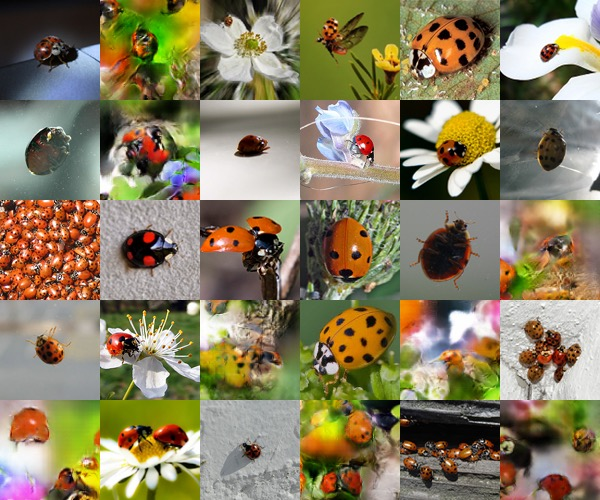
#> input picture pycalc/tablet.jpg, 600 x 500 px, found by its file name
$ python bubamaraOCR-test.py --image tablet.jpg   (Python 2 division)   (older library calls are emulated)
#> lines starting #> are read from the running program, lines starting #| are printed output that depends on the picture
# -*- coding: utf-8 -*-

import argparse
import os
import numpy as np
import cv2
#np.set_printoptions(threshold=999999)

abeceda = ['A', 'B', 'C', 'Č', 'Ć', 'D', 'DŽ', 'Đ', 'E', 'F', 'G', 'H', 'I', 'J', 'K', 'L', 'LJ', 'M', 'N', 'NJ', 'O', 'P', 'R', 'S', 'Š', 'T', 'U', 'V', 'Z', 'Ž']
imgTrain = '/Users/adrianaramic/Code/bubamara-ocr/pycalc/tablet.jpg'

#pixel size for input image:
xPixels = 100L
yPixels = 100L

def bubamaraGen(trainImage, testImage):

  # Set up the training image.
  # It is an alphabetical tablet of ladybugs.
#> called with testImage = 'tablet.jpg'
  trainImage = cv2.imread(trainImage)
#> trainImage is the input picture: shape (500, 600, 3); mean B, G, R 95.9, 125.8, 136.1
  bubamara = cv2.cvtColor(trainImage,cv2.COLOR_BGR2GRAY)
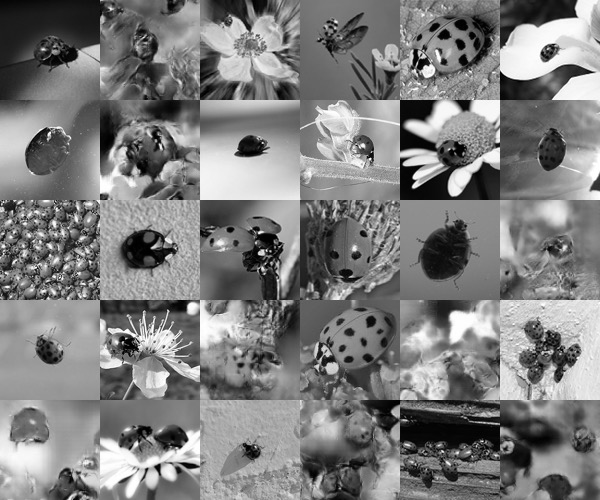
#> bubamara: shape (500, 600); min 0, max 255, mean 125.5

  img2 = cv2.imread(testImage)
  input_name = os.path.basename(testImage)

  input_img = cv2.cvtColor(img2,cv2.COLOR_BGR2GRAY)
  # Make the input image the same size as the training image.
  # input_img = cv2.resize(input_img, (bubamara.shape[0],bubamara.shape[1]), interpolation = cv2.INTER_AREA)

  #compute size of input image:
  print "inputImage Size: " + str(input_img.shape[0]) + "x" + str(input_img.shape[1])
#| inputImage Size: 500x600

  #now figure out how many 30x30 boxes fill the image & crop to that size:
  xCount = input_img.shape[0] / xPixels
#> xCount = 5
  yCount = input_img.shape[1] / yPixels
#> yCount = 6

  input_img = input_img[0:xCount*xPixels, 0:yCount*yPixels] # Crop from x, y, w, h -> 100, 200, 300, 400
                                   # NOTE: its img[y: y + h, x: x + w] and *not* img[x: x + w, y: y + h]

  print "inputImage New Size: " + str(input_img.shape[0]) + "x" + str(input_img.shape[1])
#| inputImage New Size: 500x600

  # Now we split the images to 30 cells, each 100x100 in size. (6x5 grid)
  # 30 corresponds to each letter of the Bosnian-Serbian-Croatian alphabet.
  bubamara_cells = [np.hsplit(row,6) for row in np.vsplit(bubamara,5)]
#> bubamara_cells = 5 items
  input_img_cells = [np.hsplit(row,yCount) for row in np.vsplit(input_img,xCount)]
#> input_img_cells = 5 items

  print "Array Count: " + str(xCount) + "," + str(yCount)
#| Array Count: 5,6
  print str(xCount * yCount) + " letters"
#| 30 letters

  # Make both into Numpy arrays. Their sizes will be (5,6,100,100)
  # Total area: 300000
  x1 = np.array(bubamara_cells)
  x2 = np.array(input_img_cells)


  # Now we prepare train_data and test_data.
  train = x1[:,:30].reshape(-1,10000).astype(np.float32) # Size = (3000,100)
  test = x2[:,:xCount * yCount].reshape(-1,xPixels * yPixels).astype(np.float32) # Size = (3000,100)

  # Create labels for the first 30 cells.
  k = np.arange(30)
  train_labels = np.repeat(k,1)[:,np.newaxis] # Length of labels will be 30

  # Initiate kNN and train the data.
  knn = cv2.ml.KNearest_create()
  knn.train(train,cv2.ml.ROW_SAMPLE,train_labels)
  ret,result,neighbours,dist = knn.findNearest(test,k=2)
#> ret = 0; result = 30 values, max 24 at index 24, min 0 at index 0, mean 8.27; neighbours = 30 pairs, first value 0 to 29, second value 0 to 28; dist = 30 pairs, first value 0 to 0, second value 6640572 to 89700656
  resultVec = result[:,:30].reshape(-1,1).astype(np.int)
#> resultVec has the same summary as result

  # Turn the result into a Unicode string
  s = ""
  for item in resultVec:
    s += abeceda[item[0]] + " "
#> this loop made 30 passes
#> (item, s) on passes 1 to 12: ([0], 'A '), ([1], 'A B '), ([2], 'A B C '), ([3], 'A B C Č '), ([4], 'A B C Č Ć '), ([2], 'A B C Č Ć C '), ([6], 'A B C Č Ć C DŽ '), ([1], 'A B C Č Ć C DŽ B '), ([8], 'A B C Č Ć C DŽ B E '), ([9], 'A B C Č Ć C DŽ B E F '), ([3], 'A B C Č Ć C DŽ B E F Č '), ([11], 'A B C Č Ć C DŽ B E F Č H ')
#> item on passes 20 to 25: [3], [6], [3], [18], [23], [24]

    #make new directory for images
  imagesPath = r'output/' + os.path.splitext(input_name)[0]
  if not os.path.exists(imagesPath):
    os.makedirs(imagesPath)

  #result2D = np.unravel_index(resultVec,(xCount,yCount))
  result2D = resultVec.reshape(xCount,yCount)
#> result2D = [[0, 1, 2, 3, 4, 2], [6, 1, 8, 9, 3, 11], [3, 13, 3, 3, 3, 17], [18, 3, 6, 3, 18, 23], [24, 24, 18, 16, 0, 3]]

  for index, x in np.ndenumerate(result2D):
    l = abeceda[x]                                       # letter for specific image seg
    xLoc = index[0] * xPixels                            # X pixel of image seg
    yLoc = index[1] * yPixels                            # Y pixel of image seg
    imgSection = img2[xLoc:xLoc+100, yLoc:yLoc+100] # Crop from x, y, w, h -> xLoc, yLoc, 100,100
    imageLocName = imagesPath + '/' + str(index[0] ).zfill(2) + '_' + str(index[1] ).zfill(2) + "_" + l + ".jpg"
    cv2.imwrite(imageLocName, imgSection)
#> this loop made 30 passes
#> (index, x, l, xLoc, yLoc, imageLocName) on passes 2 to 13: ((0, 1), 1, 'B', 0, 100, 'output/tablet/00_01_B.jpg'), ((0, 2), 2, 'C', 0, 200, 'output/tablet/00_02_C.jpg'), ((0, 3), 3, 'Č', 0, 300, 'output/tablet/00_03_Č.jpg'), ((0, 4), 4, 'Ć', 0, 400, 'output/tablet/00_04_Ć.jpg'), ((0, 5), 2, 'C', 0, 500, 'output/tablet/00_05_C.jpg'), ((1, 0), 6, 'DŽ', 100, 0, 'output/tablet/01_00_DŽ.jpg'), ((1, 1), 1, 'B', 100, 100, 'output/tablet/01_01_B.jpg'), ((1, 2), 8, 'E', 100, 200, 'output/tablet/01_02_E.jpg'), ((1, 3), 9, 'F', 100, 300, 'output/tablet/01_03_F.jpg'), ((1, 4), 3, 'Č', 100, 400, 'output/tablet/01_04_Č.jpg'), ((1, 5), 11, 'H', 100, 500, 'output/tablet/01_05_H.jpg'), ((2, 0), 3, 'Č', 200, 0, 'output/tablet/02_00_Č.jpg')
#> (x, l, xLoc, yLoc, imageLocName) on pass 1: (0, 'A', 0, 0, 'output/tablet/00_00_A.jpg')
#> pass 1, in bubamaraGen, `imgSection = img2[xLoc:xLoc+100, yLoc:yLoc+100]`:
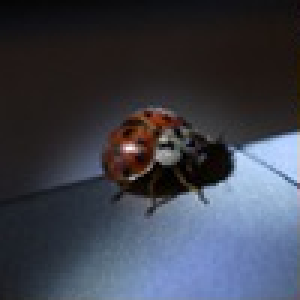
#> imgSection: shape (100, 100, 3) (shown 3 times larger); mean B, G, R 75.5, 64.3, 61
#> pass 2, in bubamaraGen, `imgSection = img2[xLoc:xLoc+100, yLoc:yLoc+100]`:
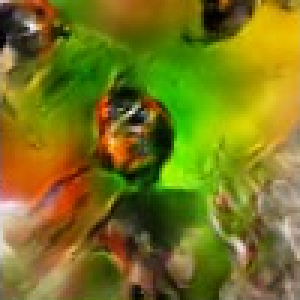
#> imgSection: shape (100, 100, 3) (shown 3 times larger); mean B, G, R 27.8, 117.5, 120
#> pass 3, in bubamaraGen, `imgSection = img2[xLoc:xLoc+100, yLoc:yLoc+100]`:
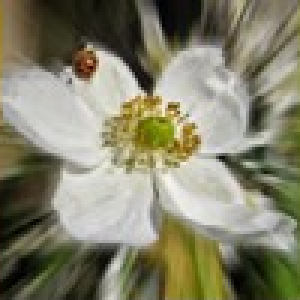
#> imgSection: shape (100, 100, 3) (shown 3 times larger); mean B, G, R 107.4, 129.9, 131.8


  # Save text to a file
  output_filename = imagesPath + '/' + input_name + ".txt"
  output_text = open(output_filename, 'w')
  output_text.write(s)
  output_text.close()


def main():
  # Set up the user's input image to check against.
  ap = argparse.ArgumentParser()
  ap.add_argument("-i", "--image", required = True, help = "Path to the image")
  args = vars(ap.parse_args())
  bubamaraGen(imgTrain,args["image"])


if __name__ == '__main__':
  main()
